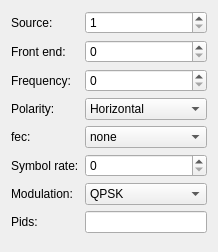
<?xml version="1.0" encoding="UTF-8"?>
<ui version="4.0">
 <class>DvbSConfig</class>
 <widget class="QWidget" name="DvbSConfig">
  <property name="geometry">
   <rect>
    <x>0</x>
    <y>0</y>
    <width>218</width>
    <height>252</height>
   </rect>
  </property>
  <property name="windowTitle">
   <string>Form</string>
  </property>
  <layout class="QFormLayout" name="formLayout">
   <property name="fieldGrowthPolicy">
    <enum>QFormLayout::AllNonFixedFieldsGrow</enum>
   </property>
   <item row="0" column="0">
    <widget class="QLabel" name="label_9">
     <property name="text">
      <string>Source:</string>
     </property>
    </widget>
   </item>
   <item row="0" column="1">
    <widget class="QSpinBox" name="src">
     <property name="minimum">
      <number>1</number>
     </property>
     <property name="maximum">
      <number>4</number>
     </property>
     <property name="value">
      <number>1</number>
     </property>
    </widget>
   </item>
   <item row="1" column="0">
    <widget class="QLabel" name="labelFe">
     <property name="text">
      <string>Front end:</string>
     </property>
    </widget>
   </item>
   <item row="1" column="1">
    <widget class="QSpinBox" name="fe">
     <property name="maximum">
      <number>7</number>
     </property>
    </widget>
   </item>
   <item row="2" column="0">
    <widget class="QLabel" name="label_11">
     <property name="text">
      <string>Frequency:</string>
     </property>
    </widget>
   </item>
   <item row="2" column="1">
    <widget class="QSpinBox" name="freq">
     <property name="maximum">
      <number>99999</number>
     </property>
    </widget>
   </item>
   <item row="3" column="0">
    <widget class="QLabel" name="label_12">
     <property name="text">
      <string>Polarity:</string>
     </property>
    </widget>
   </item>
   <item row="3" column="1">
    <widget class="QComboBox" name="pol">
     <item>
      <property name="text">
       <string>Horizontal</string>
      </property>
     </item>
     <item>
      <property name="text">
       <string>Vertical</string>
      </property>
     </item>
    </widget>
   </item>
   <item row="4" column="0">
    <widget class="QLabel" name="label_15">
     <property name="text">
      <string>fec:</string>
     </property>
    </widget>
   </item>
   <item row="4" column="1">
    <widget class="QComboBox" name="fec">
     <item>
      <property name="text">
       <string>none</string>
      </property>
     </item>
     <item>
      <property name="text">
       <string>1/2</string>
      </property>
     </item>
     <item>
      <property name="text">
       <string>2/3</string>
      </property>
     </item>
     <item>
      <property name="text">
       <string>3/4</string>
      </property>
     </item>
     <item>
      <property name="text">
       <string>4/5</string>
      </property>
     </item>
     <item>
      <property name="text">
       <string>5/6</string>
      </property>
     </item>
     <item>
      <property name="text">
       <string>6/7</string>
      </property>
     </item>
     <item>
      <property name="text">
       <string>7/8</string>
      </property>
     </item>
     <item>
      <property name="text">
       <string>8/9</string>
      </property>
     </item>
     <item>
      <property name="text">
       <string>auto</string>
      </property>
     </item>
     <item>
      <property name="text">
       <string>3/5</string>
      </property>
     </item>
     <item>
      <property name="text">
       <string>9/10</string>
      </property>
     </item>
     <item>
      <property name="text">
       <string>2/5</string>
      </property>
     </item>
    </widget>
   </item>
   <item row="5" column="0">
    <widget class="QLabel" name="label_14">
     <property name="text">
      <string>Symbol rate:</string>
     </property>
    </widget>
   </item>
   <item row="5" column="1">
    <widget class="QSpinBox" name="sr">
     <property name="maximum">
      <number>99999</number>
     </property>
    </widget>
   </item>
   <item row="6" column="0">
    <widget class="QLabel" name="label_13">
     <property name="text">
      <string>Modulation:</string>
     </property>
    </widget>
   </item>
   <item row="6" column="1">
    <widget class="QComboBox" name="mtype">
     <item>
      <property name="text">
       <string>QPSK</string>
      </property>
     </item>
     <item>
      <property name="text">
       <string>8PSK</string>
      </property>
     </item>
    </widget>
   </item>
   <item row="7" column="0">
    <widget class="QLabel" name="label_16">
     <property name="text">
      <string>Pids:</string>
     </property>
    </widget>
   </item>
   <item row="7" column="1">
    <widget class="QLineEdit" name="pids"/>
   </item>
  </layout>
 </widget>
 <resources/>
 <connections/>
</ui>
